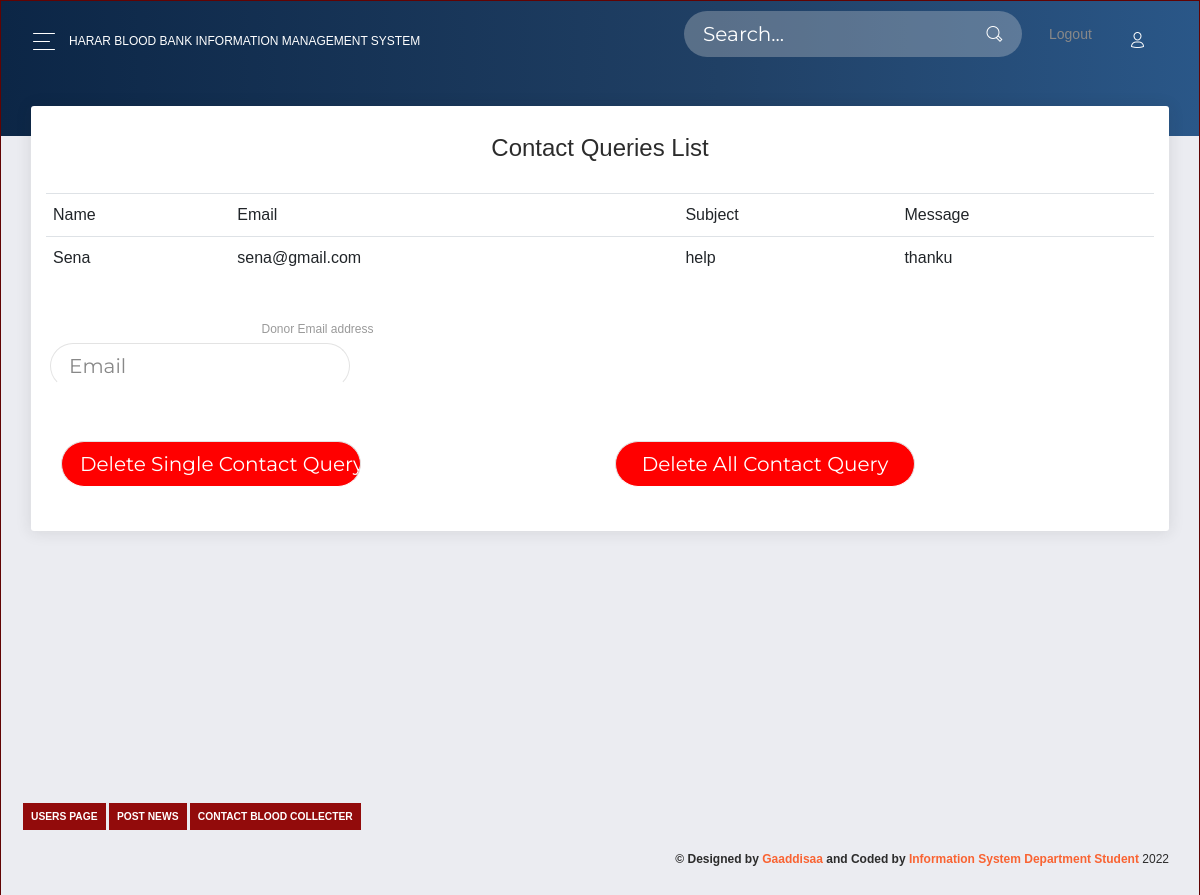
/manageContact.php, run on the app's committed database.
### tables this page shows
CREATE TABLE `contact` (
  `name` varchar(50) NOT NULL,
  `email` varchar(50) NOT NULL,
  `subject` varchar(50) NOT NULL,
  `message` varchar(255) DEFAULT NULL
);

### manageContact.php (the view, shortened to what this page needs)
<?php
      include 'container/header.php';
      include 'container/navbar.php';
?>
   <div class="panel-header panel-header-sm">
     </div>
      <div class="content">
        <div class="row">
          <div class="col-md-12">
            <div class="card">
              <div class="card-header">
                <h4 class="card-title"> Contact Queries List</h4>
              </div>
              <div class="card-body">
                <div class="table-responsive">
                  <table class="table">
                      <tr>
                      <td> Name </td>
                      <td> Email </td>
                      <td> Subject</td>
                      <td> Message </td>
                      </tr>
                  <?php
                    $DBname = "BloodBankDB";
                    $con = mysqli_connect("localhost","root","",$DBname);
                    if($con)
                    {
                      $select = "select *from contact";
                      $row = mysqli_query($con,$select);
                      if($row)
                      {
                        while($values=mysqli_fetch_assoc($row))
                        {
                          echo "<tr><td>".$values["name"]."</td><td>".$values["email"]."</td><td>".$values["subject"]."</td><td>".$values["message"]."</td></tr>";
                        }
                      }
                      else
                      {
                          echo "There is no one who send query";
                      }
                    }
                  ?>
                  </table>
                </div>
                <div class="card-body">
                <form action="manageContact.php" method="post">
                  <div class="row">
                    <div class="col-md-6 pl-1">
                    <label>Donor Email address</label>
                      <div class="form-group">
                        <input type="email" class="form-control" name="email" placeholder="Email">
                      </div>
                    </div>
                 </div>
                 <br><br>
                 <div class="row">
                    <div class="col-md-6 pr-1">
                      <div class="form-group">
                        <input type="submit" class="form-control" name="deleteS" value="Delete Single Contact Query" style="background-color:red;">
                      </div>
                    </div>
                    <div class="col-md-6 pr-1">
                      <div class="form-group">
                        <input type="submit" class="form-control" name="deleteA" value="Delete All Contact Query" style="background-color:red;">
                      </div>
                    </div>
                 </div>
                </form>
              </div>
              </div>
            </div>
          </div>
        </div>
      </div>
    <?php include 'container/footer.php'; ?>

### css/style.css (style rules this page uses)
body { margin:1px; padding:0; background-color:rgb(97, 3, 3); text-align:center; background-size:cover; background-position:center; font-family: sans-serif; }
.form-control { width:300px; background:transparent; border-bottom:1px solid rgb(255, 255, 255); background-color: rgb(255, 255, 255); color:rgb(255, 255, 255); font-size:20px; margin-bottom:10px; }
input { height:25px; color:rgb(255, 255, 255); background-color: rgb(255, 255, 255); }

### data on the page
contact: name "Sena", email "sena@gmail.com", subject "help", message "thanku"
